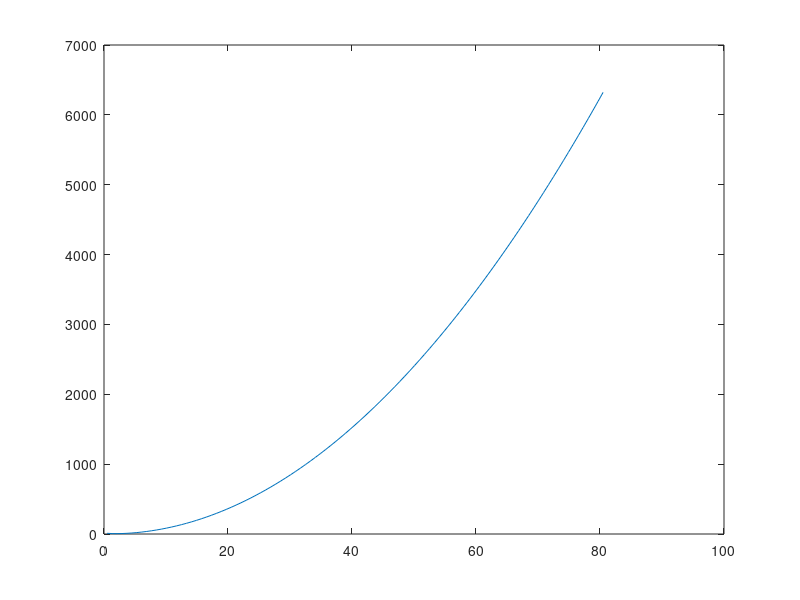

The MATLAB source for this figure:
# eulers method using backward differences
# y_n+1 = y_n + dt f(t_n+1, y_n+1)

f = @(t, y) t.^2 - y;
h = 0.8;
n = 100

t(1) = 0.5;
y(1) = 10;

for j = 1:n
    t(j+1) = t(j) + h;
    y(j+1) = fzero(@(z) z - y(j) - h*f(t(j+1),z), y(j));
end

plot(t, y);
